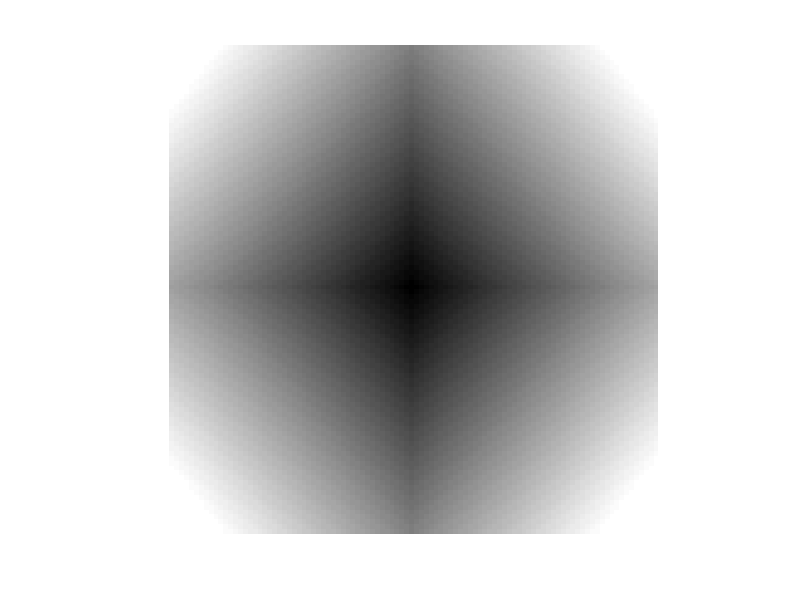

Write MATLAB code to recreate this figure.
% This program uses nested for loops to create a 2D array of pixel values
% from 0 to 255, where 0 represents the colour black, and 255 represents
% white. The image is darker at the centre and lighter at the corners.
% It then displays the image and saves it as a file called test5.png

imageData = []; % Initialise empty vector for image
imSize = 100; % Set image dimensions
numRows = imSize; 
numCols = imSize;
whitePix = 255; % The value of a white pixel to be used in calculations

% Populate imageData with 100 rows of 100 pixel values

for row = [1:numRows] % Iterate through 1:numRows
    imageRow = []; % Empty vector for row
    for col = [1:numCols] % For each row in 1:numRows, iterate through 1:numCols
        pixelVal = uint8(abs(row-imSize/2) * (whitePix/100) + abs(col-imSize/2) * (whitePix/100) / (imSize*2) * whitePix); % Calculate a pixel value decreasing toward the center of the row and increasing to the left and right of center  
        imageRow = [imageRow pixelVal]; % Add value for pixel to corresponding column index (col) of imageRow
    end
    imageData = [imageData; imageRow]; % Add rowth imageRow of numCols number of pixels to imageData, creating 2D vector    
end

% Display imageData as an image

imshow(imageData);
 
% Save as an image

imwrite(imageData,'test5.png');
